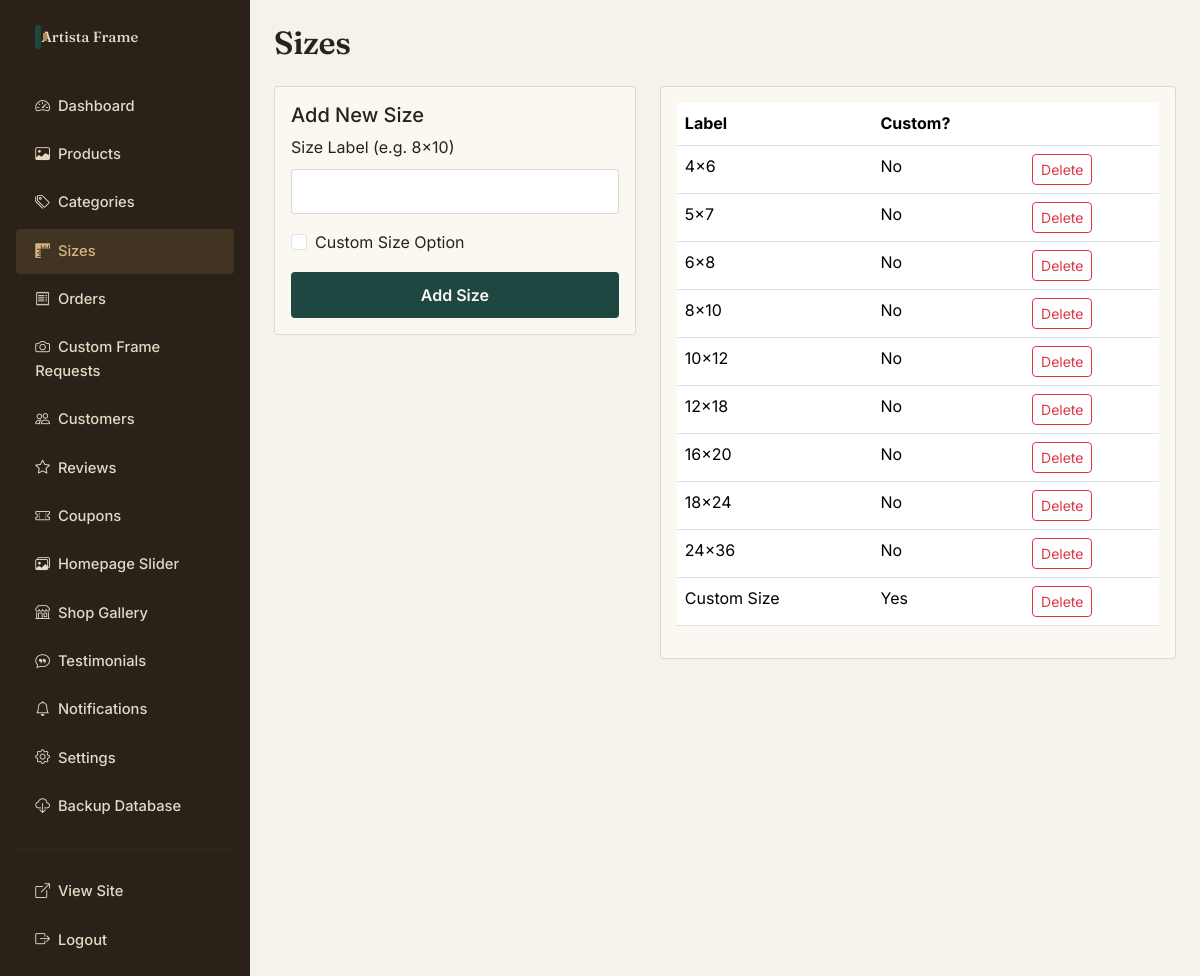
/admin/sizes (signed in), run on the app's committed database.
### app/models.py (models this page shows)
class Size(db.Model):
    __tablename__ = "sizes"
    id = db.Column(db.Integer, primary_key=True)
    label = db.Column(db.String(50), nullable=False, unique=True)  # e.g. "8x10"
    is_custom = db.Column(db.Boolean, default=False)
    display_order = db.Column(db.Integer, default=0)

### app/admin/routes.py (the view, shortened to what this page needs)
@admin_bp.route("/sizes", methods=["GET", "POST"])
@admin_required
def sizes():
    form = SizeForm()
    items = Size.query.order_by(Size.display_order).all()
    return render_template("admin/sizes.html", sizes=items, form=form)

### app/forms.py
class SizeForm(FlaskForm):
    label = StringField("Size Label (e.g. 8x10)", validators=[DataRequired(), Length(1, 50)])
    is_custom = BooleanField("Custom Size Option")

### app/admin/routes.py (called while the page is built)
def admin_required(f):
    @wraps(f)
    def wrapper(*args, **kwargs):
        if not current_user.is_authenticated or not current_user.is_admin:
            flash("Admin access required.", "danger")
            return redirect(url_for("admin.login"))
        return f(*args, **kwargs)
    return wrapper

### app/templates/admin/sizes.html (shortened to what this page needs)
{% extends "admin/base.html" %}
{% block admin_content %}
<h2 class="mb-4">Sizes</h2>
<div class="row g-4">
  <div class="col-md-5">
    <div class="card-brand p-3">
      <h5>Add New Size</h5>
      <form method="post">
        <div class="mb-3">{{ form.label.label(class_="form-label") }}{{ form.label(class_="form-control form-control-brand") }}</div>
        <div class="form-check mb-3">{{ form.is_custom(class_="form-check-input") }}{{ form.is_custom.label(class_="form-check-label") }}</div>
        <button type="submit" class="btn btn-primary-brand w-100">Add Size</button>
      </form>
    </div>
  </div>
  <div class="col-md-7">
    <div class="card-brand p-3">
      <table class="table table-brand">
        <thead><tr><th>Label</th><th>Custom?</th><th></th></tr></thead>
        <tbody>
          {% for s in sizes %}
          <tr>
            <td>{{ s.label }}</td>
            <td>{{ "Yes" if s.is_custom else "No" }}</td>
            <td>
              <form action="{{ url_for('admin.delete_size', size_id=s.id) }}" method="post">
                <button class="btn btn-sm btn-outline-danger">Delete</button>
              </form>
            </td>
          </tr>
          {% else %}
          <tr><td colspan="3" class="text-muted">No sizes added yet.</td></tr>
          {% endfor %}
        </tbody>
      </table>
    </div>
  </div>
</div>
{% endblock %}

### app/static/css/style.css (style rules this page uses)
:root { --plaster: #EDE6D6; --plaster-deep: #E3D9C4; --walnut: #2A2118; --walnut-soft: #55483A; --teal: #1F4741; --teal-deep: #163430; --brass: #B08D57; --brass-light: #D4B483; --clay: #B5522F; --ivory: #FBF8F2; --line: rgba(42, 33, 24, 0.14); --radius: 4px; --shadow-soft: 0 8px 24px rgba(42, 33, 24, 0.10); --shadow-lift: 0 16px 40px rgba(42, 33, 24, 0.18); }
* { box-sizing: border-box; }
html { scroll-behavior: smooth; }
body { font-family: 'Inter', -apple-system, sans-serif; background: var(--plaster); color: var(--walnut); line-height: 1.6; -webkit-font-smoothing: antialiased; }
h1, h2, h3, h4, .display-font { font-family: 'Fraunces', Georgia, serif; font-weight: 600; color: var(--walnut); letter-spacing: -0.01em; }
.btn-primary-brand { background: var(--teal); color: var(--ivory); border: none; border-radius: var(--radius); padding: 0.7rem 1.6rem; font-weight: 600; transition: transform 0.15s ease, background 0.15s ease; }
.form-control-brand, .form-select-brand { border: 1.5px solid var(--line); border-radius: var(--radius); padding: 0.6rem 0.85rem; }
.card-brand { background: var(--ivory); border: 1px solid var(--line); border-radius: var(--radius); }
.admin-body { background: #F5F2EC; }
table.table-brand thead { background: var(--plaster-deep); }

### data on the page
Size: label "4x6", is_custom "No"
Size: label "5x7", is_custom "No"
Size: label "6x8", is_custom "No"
Size: label "8x10", is_custom "No"
Size: label "10x12", is_custom "No"
Size: label "12x18", is_custom "No"
Size: label "16x20", is_custom "No"
Size: label "18x24", is_custom "No"
Size: label "24x36", is_custom "No"
Size: label "Custom Size", is_custom "Yes"

### other printed values
{{ site.shop_name }} "Artista Frame"
